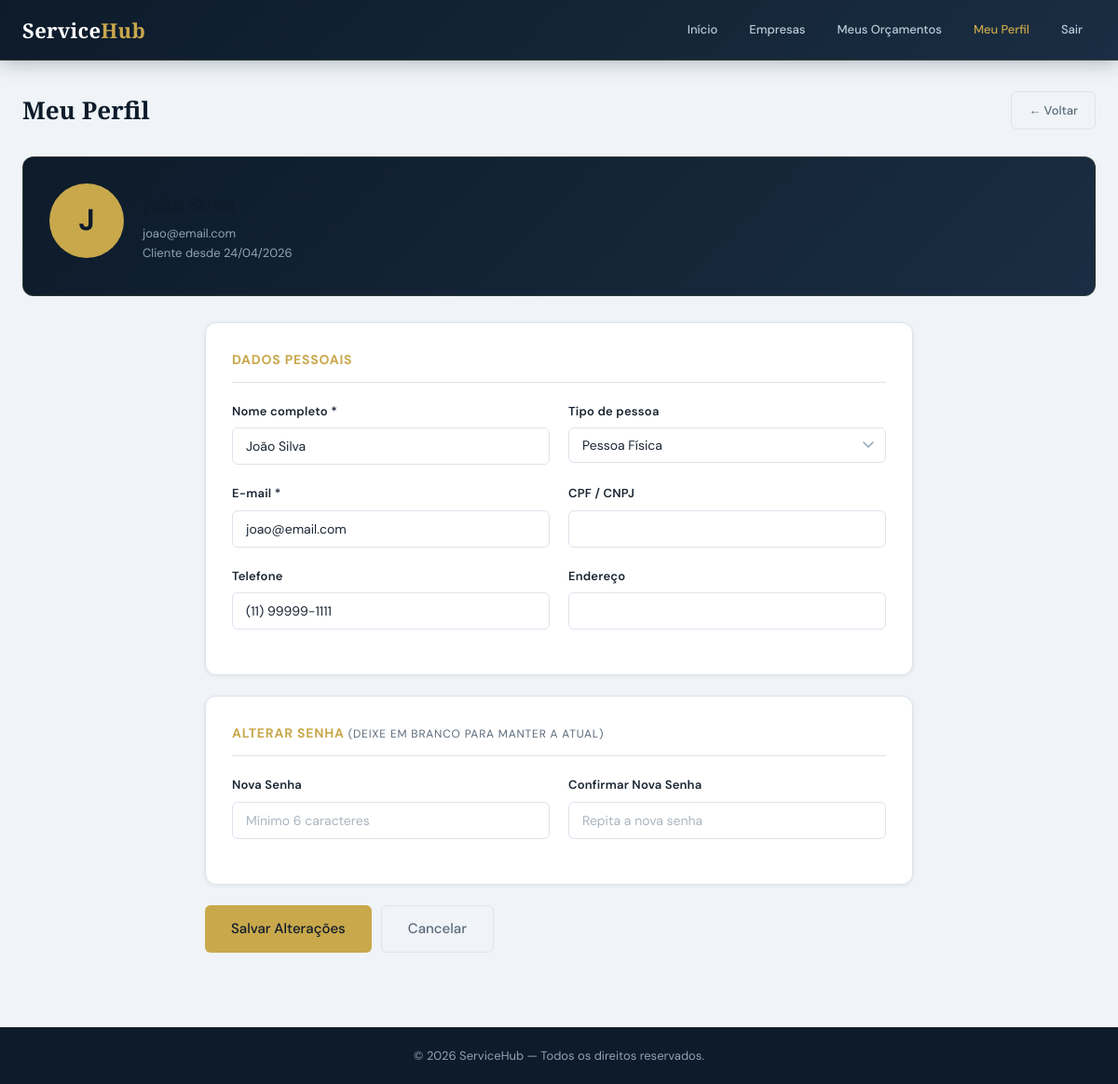
The page /clientes/perfil.php (signed in) on the database its author committed.
### tables this page shows
CREATE TABLE clientes (
    id INT AUTO_INCREMENT PRIMARY KEY,
    nome VARCHAR(100) NOT NULL,
    email VARCHAR(100) NOT NULL UNIQUE,
    senha VARCHAR(255) NOT NULL,
    telefone VARCHAR(20),
    endereco TEXT,
    cpf_cnpj VARCHAR(20),
    tipo ENUM('fisica','juridica') DEFAULT 'fisica',
    created_at TIMESTAMP DEFAULT CURRENT_TIMESTAMP,
    updated_at TIMESTAMP DEFAULT CURRENT_TIMESTAMP ON UPDATE CURRENT_TIMESTAMP
);

### includes/functions.php (called while the page is built, shortened)
<?php
function formatDate($date, $format = 'd/m/Y') {
    return (new DateTime($date))->format($format);
}

### clientes/perfil.php (the view, shortened to what this page needs)
<?php
require_once '../includes/config.php';
require_once '../includes/functions.php';
$cid = $_SESSION['cliente_id'];
$stmt = $pdo->prepare("SELECT * FROM clientes WHERE id = ?");
$stmt->execute([$cid]);
$cliente = $stmt->fetch();
?>
<!DOCTYPE html>
<html lang="pt-BR">
<head>
  <link rel="stylesheet" href="../css/estilo.css">
</head>
<body>
<nav class="dash-nav">
  <div class="inner">
    <div class="logo"><h1>Service<span class="logo-span">Hub</span></h1></div>
    <div class="nav-items">
      <a href="../dashboard_cliente.php">Início</a>
      <a href="empresas.php">Empresas</a>
      <a href="../orcamentos/index.php">Meus Orçamentos</a>
      <a href="perfil.php" style="color:var(--gold);">Meu Perfil</a>
      <a href="../logout.php">Sair</a>
    </div>
  </div>
</nav>
<div class="container">
  <div class="page-title-row">
    <h1>Meu Perfil</h1>
    <a href="../dashboard_cliente.php" class="btn btn-ghost">← Voltar</a>
  </div>
  <div class="perfil-header">
    <div class="avatar-grande"><?= strtoupper(substr($cliente['nome'],0,1)) ?></div>
    <div>
      <h1><?= htmlspecialchars($cliente['nome']) ?></h1>
      <p><?= htmlspecialchars($cliente['email']) ?></p>
      <p>Cliente desde <?= formatDate($cliente['created_at'], 'd/m/Y') ?></p>
    </div>
  </div>
  <div class="form-container">
    <form method="post">
      <div class="form-section">
        <div class="form-section-title">Dados Pessoais</div>
        <div class="form-row">
          <div class="form-group">
            <label>Nome completo *</label>
            <input type="text" name="nome" class="form-control" value="<?= htmlspecialchars($cliente['nome']) ?>" required>
          </div>
          <div class="form-group">
            <label>Tipo de pessoa</label>
            <select name="tipo" class="form-control">
              <option value="fisica" <?= $cliente['tipo']==='fisica'?'selected':'' ?>>Pessoa Física</option>
            </select>
          </div>
        </div>
        <div class="form-row">
          <div class="form-group">
            <label>E-mail *</label>
            <input type="email" name="email" class="form-control" value="<?= htmlspecialchars($cliente['email']) ?>" required>
          </div>
          <div class="form-group">
            <label>CPF / CNPJ</label>
            <input type="text" name="cpf_cnpj" class="form-control" value="<?= htmlspecialchars($cliente['cpf_cnpj'] ?? '') ?>">
          </div>
        </div>
        <div class="form-row">
          <div class="form-group">
            <label>Telefone</label>
            <input type="text" name="telefone" class="form-control" value="<?= htmlspecialchars($cliente['telefone'] ?? '') ?>">
          </div>
          <div class="form-group">
            <label>Endereço</label>
            <input type="text" name="endereco" class="form-control" value="<?= htmlspecialchars($cliente['endereco'] ?? '') ?>">
          </div>
        </div>
      </div>
      <div class="form-section">
        <div class="form-section-title">Alterar Senha <small style="font-weight:400;font-size:12px;color:var(--text-muted)">(deixe em branco para manter a atual)</small></div>
        <div class="form-row">
          <div class="form-group">
            <label>Nova Senha</label>
            <input type="password" name="senha" class="form-control" placeholder="Mínimo 6 caracteres">
          </div>
          <div class="form-group">
            <label>Confirmar Nova Senha</label>
            <input type="password" name="confirmar_senha" class="form-control" placeholder="Repita a nova senha">
          </div>
        </div>
      </div>
      <div style="display:flex;gap:10px;">
        <button type="submit" class="btn btn-primary btn-lg">Salvar Alterações</button>
        <a href="../dashboard_cliente.php" class="btn btn-ghost btn-lg">Cancelar</a>
      </div>
    </form>
  </div>
</div>
<footer style="background:var(--navy);color:var(--slate);text-align:center;padding:20px;margin-top:48px;font-size:13px;">
  © <?= date('Y') ?> ServiceHub — Todos os direitos reservados.
</footer>
</body>
</html>

### css/estilo.css (style rules this page uses)
:root { --navy: #0d1b2a; --navy-mid: #132033; --navy-soft: #1a2d42; --gold: #c9a84c; --gold-lt: #e2c06e; --gold-dim: rgba(201,168,76,.15); --teal: #1e8a7a; --teal-lt: #26b09c; --red: #c0392b; --red-lt: #e74c3c; --green: #1a7a4a; --green-lt: #27ae60; --slate: #8fa3b8; --slate-lt: #b8ccd8; --surface: #ffffff; --bg: #f0f4f8; --border: #dde4ec; --text: #1a2533; --text-muted:#5a6a7a; --radius-sm: 6px; --radius: 12px; --radius-lg: 18px; --shadow-sm: 0 1px 4px rgba(13,27,42,.08); --shadow: 0 4px 20px rgba(13,27,42,.10); --shadow-lg: 0 12px 40px rgba(13,27,42,.14); --transition: .22s cubic-bezier(.4,0,.2,1); }
*, *::before, *::after { box-sizing: border-box; margin: 0; padding: 0; }
html { font-size: 15px; scroll-behavior: smooth; }
body { font-family: 'DM Sans', system-ui, sans-serif; background: var(--bg); color: var(--text); line-height: 1.65; -webkit-font-smoothing: antialiased; }
h1,h2,h3 { font-family: 'Playfair Display', Georgia, serif; color: var(--navy); }
a { color: var(--gold); text-decoration: none; transition: color var(--transition); }
.container { max-width: 1200px; margin: 0 auto; padding: 32px 24px; }
.logo h1 { font-family: 'Playfair Display', serif; font-size: 22px; color: #fff; letter-spacing: .3px; line-height: 1.2; }
.logo h1 span, .logo-span { color: var(--gold); }
.page-title-row { display: flex; align-items: center; justify-content: space-between; flex-wrap: wrap; gap: 16px; margin-bottom: 28px; }
.page-title-row h1 { font-size: 26px; }
.btn { display: inline-flex; align-items: center; gap: 6px; padding: 9px 18px; border-radius: var(--radius-sm); font-size: 13px; font-weight: 500; font-family: 'DM Sans', sans-serif; cursor: pointer; border: none; transition: all var(--transition); text-decoration: none; white-space: nowrap; background: var(--navy-soft); color: var(--slate-lt); }
.btn-primary { background: var(--gold); color: var(--navy); }
.btn-ghost { background: transparent; border: 1px solid var(--border); color: var(--text-muted); }
.btn-lg { padding: 12px 28px; font-size: 15px; }
.form-group { margin-bottom: 20px; }
.form-group label { display: block; font-size: 13px; font-weight: 600; color: var(--text); margin-bottom: 7px; letter-spacing: .2px; }
.form-control { width: 100%; padding: 10px 14px; background: #fff; border: 1.5px solid var(--border); border-radius: var(--radius-sm); font-size: 14px; font-family: 'DM Sans', sans-serif; color: var(--text); transition: border-color var(--transition), box-shadow var(--transition); appearance: none; }
.form-control::placeholder { color: #aab5c0; }
select.form-control { background-repeat: no-repeat; background-position: right 12px center; padding-right: 36px; }
.form-row { display: grid; grid-template-columns: 1fr 1fr; gap: 20px; }
.form-container { max-width: 760px; margin: 0 auto; }
.form-section { background: var(--surface); border: 1px solid var(--border); border-radius: var(--radius); padding: 28px; margin-bottom: 22px; box-shadow: var(--shadow-sm); }
.form-section-title { font-size: 14px; font-weight: 700; color: var(--gold); text-transform: uppercase; letter-spacing: .8px; margin-bottom: 20px; padding-bottom: 12px; border-bottom: 1px solid var(--border); }

### clientes/perfil.php (style rules this page uses)
.dash-nav { background:linear-gradient(135deg,var(--navy) 0%,var(--navy-soft) 100%);border-bottom:1px solid rgba(201,168,76,.2);position:sticky;top:0;z-index:200;box-shadow:0 2px 20px rgba(13,27,42,.3); }
.dash-nav .inner { max-width:1200px;margin:0 auto;padding:0 24px;display:flex;align-items:center;justify-content:space-between;min-height:64px;flex-wrap:wrap;gap:12px; }
.nav-items { display:flex;gap:6px;flex-wrap:wrap;align-items:center; }
.nav-items a { color:var(--slate-lt);font-size:13px;font-weight:500;padding:7px 14px;border-radius:var(--radius-sm);transition:all var(--transition);text-decoration:none; }
.avatar-grande { width:80px;height:80px;background:var(--gold);border-radius:50%;display:flex;align-items:center;justify-content:center;font-size:32px;font-weight:700;color:var(--navy);margin-bottom:12px; }
.perfil-header { display:flex;align-items:center;gap:20px;background:linear-gradient(135deg,var(--navy),var(--navy-soft));color:#fff;border-radius:var(--radius);padding:28px;margin-bottom:28px;border:1px solid rgba(201,168,76,.15); }
.perfil-header h1 { font-size:20px;margin-bottom:4px; }
.perfil-header p { color:var(--slate);font-size:13px; }

### rows shown on the page
clientes: nome "J", email "joao@email.com", created_at "24/04/2026", nome "João Silva", tipo "Pessoa Física", telefone "(11) 99999-1111"
